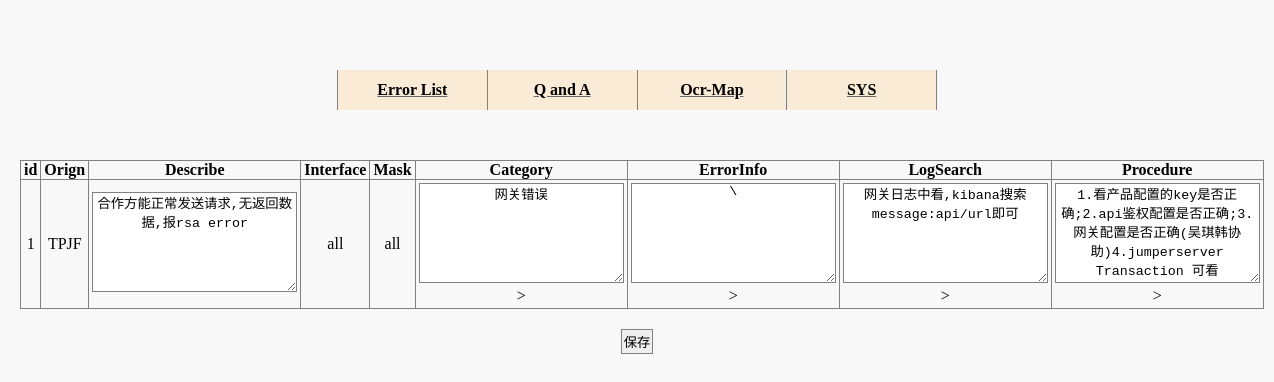
Page /search/err/1 on the committed database.
### tables this page shows
CREATE TABLE errorlist(
  id integer  primary key autoincrement,
  e_orign  text,
  e_describe text,
  e_interface text,
  e_mask text,
  e_category text,
  e_errorinfo text,
  e_logsearch text,
  e_procedure text
);

### searchclient/search.py (the view, shortened to what this page needs)
@bp.route("/err/<id>", methods=["get", "POST", "delete"])
@cross_origin()
def ch_err(id):
    try:
        id = int(id)
    except Exception as e:
        return "404"
    if request.method == "GET":
        db = get_db()
        record = db.execute("select * from errorlist where id = ?", (id,)).fetchall()
        if record:
            res = record
        else:
            return "404 not found"
        return render_template("search/ch_err_page.html", res=res, id=id)

### searchclient/db.py (called while the page is built)
def get_db():
    if "db" not in g:
        g.db = sqlite3.connect(
            current_app.config["DATABASE"],
            detect_types=sqlite3.PARSE_DECLTYPES
        )
        g.db.row_factory = sqlite3.Row
    return g.db

### searchclient/templates/search/ch_err_page.html (shortened to what this page needs)
{% extends "base.html" %}
{% block script %}
    <link rel="stylesheet" href="{{ url_for('static',filename='search/search.css') }}">
{% endblock %}
{% block show %}
    <form enctype="application/x-www-form-urlencoded" action="{{ id }}" method="post">
        <table class="contents">
            <tr>
                <th>id</th>
                <th>Orign</th>
                <th>Describe</th>
                <th>Interface</th>
                <th>Mask</th>
                <th>Category</th>
                <th>ErrorInfo</th>
                <th>LogSearch</th>
                <th class="rightside">Procedure</th>
            </tr>
            {% for item in res %}
                <tr>
                    <td>{{ item[0] }}<input type="hidden" name="id" value="{{ item[0] }}"></td>
                    <td>{{ item[1] }} </td>
                    <td><textarea name="describle">{{ item[2] }}</textarea></td>
                    <td>{{ item[3] }} </td>
                    <td>{{ item[4] }}</td>
                    <td><textarea name="category">{{ item[5] }}</textarea>></td>
                    <td><textarea name="errorinfo">{{ item[6] }}</textarea>></td>
                    <td><textarea name="logsearch">{{ item[7] }}</textarea>></td>
                    <td class="rightside"><textarea name="procedure">{{ item[8] }}</textarea>></td>
                </tr>
            {% endfor %}
        </table>
        <div class="confirm">
            <input type="submit" value="保存">
        </div>
    </form>
{% endblock %}

### searchclient/static/base/base.css (style rules this page uses)
* { box-sizing: border-box; margin: 0; padding: 0; list-style: none; text-decoration: none; border: 0; color: black; border-collapse: collapse; }
body { background-color: rgba(220, 220, 220, 0.2); }
textarea { vertical-align:center; }
table.contents { margin: 50px auto 10px auto; width: auto; height: auto; }
table.contents th { padding-left: 3px; padding-right: 3px; text-align: center; border-top: 1px solid gray; border-bottom: 1px solid gray; border-left: 1px solid gray; }
table.contents td { padding: 3px 3px 3px 3px; text-align: center; border-bottom: 1px solid gray; border-left: 1px solid gray; }
*.rightside { border-right: 1px solid gray; width: auto; }

### searchclient/static/search/search.css (style rules this page uses)
input { border: 1px solid gray; padding: 2px; }
textarea { text-align: center; border: 1px solid gray; width: 205px; height: 100px; }
div.confirm { text-align: center; margin: 20px 20px 5px 20px; }

### rows in the picture
errorlist: id "1", e_orign "TPJF", describle "合作方能正常发送请求,无返回数据,报rsa error", e_interface "all", e_mask "all", category "网关错误", errorinfo "\\", logsearch "网关日志中看,kibana搜索message:api/url即可", procedure "1.看产品配置的key是否正确;2.api鉴权配置是否正确;3.网关配置是否正确(吴琪韩协助)4.jumperserver Transaction 可看"
